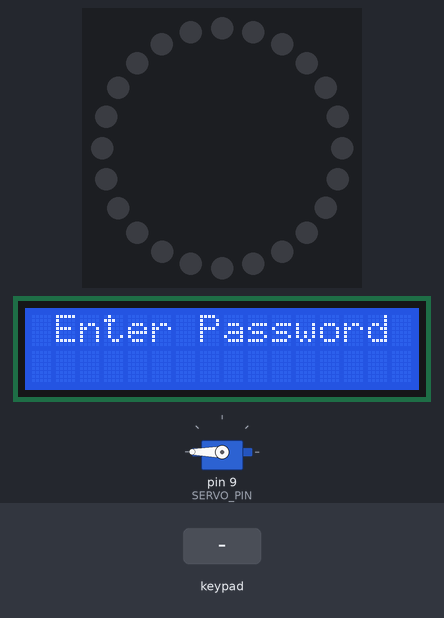
This sketch was run on a simulated Arduino Uno, built with avr-gcc and run on an emulated ATmega328P. Shown: servo, 24 RGB LEDs in a ring, first at the top, clockwise, 16×2 character LCD. The inputs (shaded band) are chosen by the test bench.

Above: at 3.8 s.
3.9 s: keypad keys 1 2 3 4 # pressed 0.4 s apart
At 7.2 s:
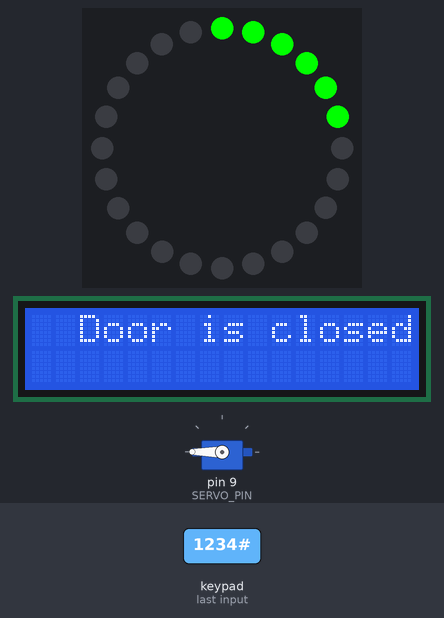
7.4 s: key '*' pressed
At 10.2 s:
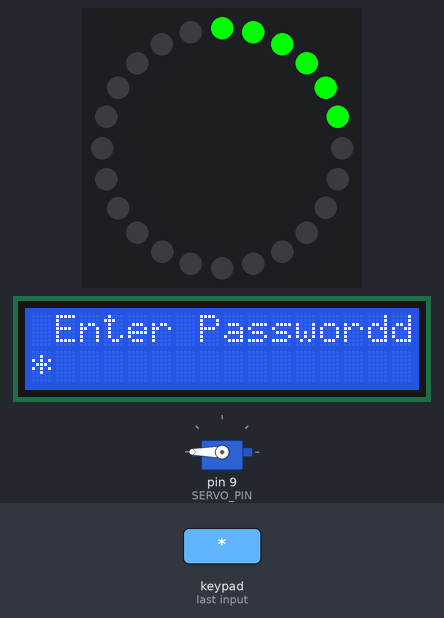
10.4 s: keypad keys 5 6 7 8 # pressed 0.4 s apart
At 13.7 s:
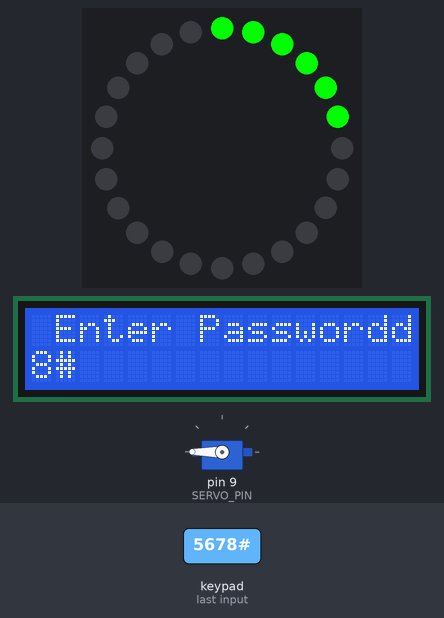
14.3 s: key '#' pressed
At 15.1 s:
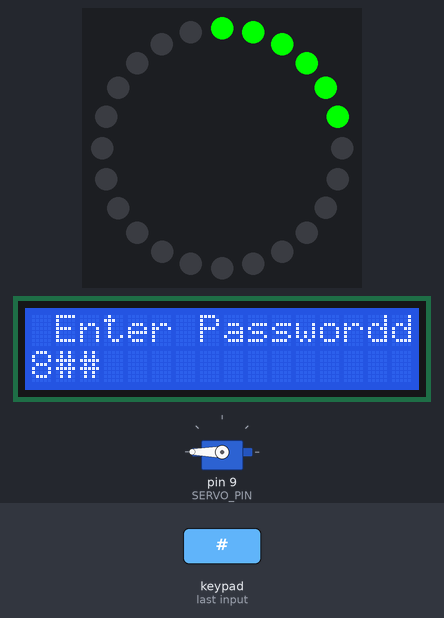
15.8 s: keypad keys 1 2 3 4 * pressed 0.4 s apart
At 19.9 s:
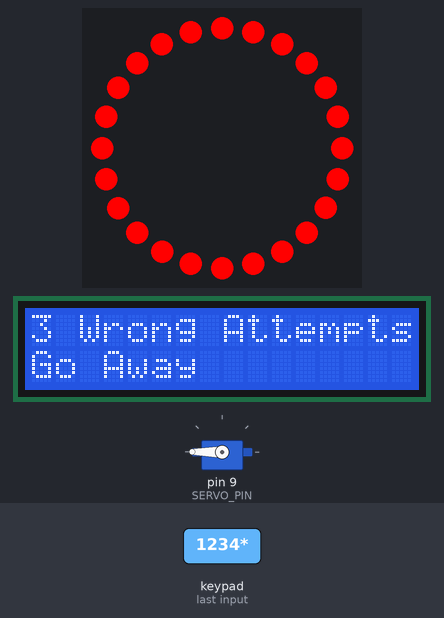
Timing chart, 0 to 21.4 s (numbered marks = the images above; inputs shaded):
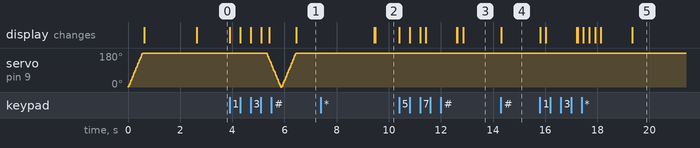

Measured:
- after the input at 3.9 s, the display: first changes at once (image 1 shows a later state)
- after the input at 7.4 s, the display: first differs from a run without the input after 2.1 s (image 2)
- after the input at 10.4 s, the display: first changes at once (image 3 shows a later state)
- after the input at 14.3 s, the display: changes at once (image 4)
- after the input at 15.8 s, the display: first changes at once (image 5 shows a later state)

The sketch:

sharon_chrysler_final_project_finished1.ino
```cpp
//Sharon Chrysler
//Final Project - Door Lock
//August 5th 2024
//Keypad Library
#include <Keypad.h>
//Lcd library
#include <LiquidCrystal.h>
//Servo Library
#include <Servo.h>
//NeoPixel Library
#include <Adafruit_NeoPixel.h>
#include <avr/power.h>
#define PIN 10
Adafruit_NeoPixel ring = Adafruit_NeoPixel(24, PIN, NEO_GRB + NEO_KHZ800);

const int PASSWORD_LENGTH = 5;//Length of the password array
const int SERVO_PIN = 9;//Servo control pin
const int MAX_ATTEMPTS = 3;//max wrong attempts
const char MASTER_PASSWORD[PASSWORD_LENGTH] = "1234";//Master password
int failedAttempts = 0;//Storing failed attempts
char enteredPassword[PASSWORD_LENGTH];
int dataCount = 0;
bool doorIsOpen = true;

Servo myServo;
LiquidCrystal lcd(A0, A1, A2, A3, A4, A5);

//Keypad config
const byte ROWS = 4;//setting the rows
const byte COLS = 4;//setting the colums
char keys[ROWS][COLS] = {
  {'1', '2', '3', ' '},
  {'4', '5', '6', ' '},
  {'7', '8', '9', ' '},
  {'*', '0', '#', ' '}
};//setting the keypad
byte rowPins[ROWS] = {1, 2, 3, 4}; //row pins
byte colPins[COLS] = {5, 6, 7, 8}; //column pins
Keypad keypad(makeKeymap(keys), rowPins, colPins, ROWS, COLS);
//NeoPixel different colors
const uint32_t colors[] = {
  ring.Color(255, 0, 0),   // Red
  ring.Color(0, 255, 0),   // Green
  ring.Color(0, 0, 255),   // Blue
  ring.Color(255, 255, 0), // Yellow
  ring.Color(255, 0, 255), // Magenta
  ring.Color(0, 255, 255)  // Cyan
};
//using the functions in the setup
void setup() {
  myServo.attach(SERVO_PIN);
  ring.begin();
  ring.show();
  closeDoor();
  lcd.begin(16, 2);
  lcd.print("Final Project");
  lcd.setCursor(0, 1);
  lcd.print("Door Lock");
  delay(2000);
  lcd.clear();
}
//main loop, printing the door status
void loop() {
  if (!doorIsOpen) {
    char key = keypad.getKey();
    if (key == '#') {
      closeDoor();
      lcd.clear();
      lcd.print("  Door is closed");
      delay(3000);
      doorIsOpen = true;
    }
  } else {
    handlePasswordEntry();
  }
}
//function to handle wrong attempts.
void handlePasswordEntry() {
  if (failedAttempts >= MAX_ATTEMPTS) {
    lcd.clear();
    lcd.print("3 Wrong Attempts!!");
    lcd.setCursor(0, 1);
    lcd.print("Go Away");
    delay(5000); //display message for 5 seconds
    return;
  }
  lcd.setCursor(0, 0);
  lcd.print(" Enter Password");
   //keypad input
  char key = keypad.getKey();
  if (key) {
    if (dataCount < PASSWORD_LENGTH - 1) {
      enteredPassword[dataCount++] = key;
      lcd.setCursor(dataCount - 1, 1);
      lcd.print(key);
      //should light up NeoPixel ring in green for each correct key press
      lightUpNeoPixelGreen();
    }
    if (dataCount == PASSWORD_LENGTH - 1) {
      enteredPassword[dataCount] = '\0'; //0 terminate the entered password
      if (strcmp(enteredPassword, MASTER_PASSWORD) == 0) {
        lcd.clear();
        lcd.print("  Door is Open");
        openDoor();
        doorIsOpen = false;
        failedAttempts = 0; //reset failed attempts on success
      } else {
        lcd.clear();
        lcd.print("  Wrong Password");
        failedAttempts++;
        updateNeoPixelRing();
        delay(1000);
      }
      dataCount = 0; //Reset password entry
    }
  }
}
//servo motor action - open
void openDoor() {
  for (int pos = 180; pos >= 0; pos -= 5) {
    myServo.write(pos);
    delay(15);
  }
}
//servo motor action - closed
void closeDoor() {
  for (int pos = 0; pos <= 180; pos += 5) {
    myServo.write(pos);
    delay(15);
  }
}
//using a video, the int variable is taken from there and the uint32.
void updateNeoPixelRing() {
  int numPixelsToLight = failedAttempts * 8; //33% of 24 pixels = 8 pixels
  uint32_t color = colors[failedAttempts % (sizeof(colors) / sizeof(colors[0]))]; // Cycle through colors
  for (int i = 0; i < 24; i++) {
    if (i < numPixelsToLight) {
      ring.setPixelColor(i, ring.Color(255, 0, 0)); //Green color for correct attempt
    } else {
      ring.setPixelColor(i, ring.Color(0, 0, 0)); //Turn off the rest
    }
  }
  ring.show();
  delay(200);
}
void lightUpNeoPixelGreen() {
  //should light up the NeoPixel ring in green for each correct key press
  int numPixelsToLight = (24 / 4); //25% of 24 pixels = 6 pixels
  for (int i = 0; i < 24; i++) {
    if (i < numPixelsToLight) {
      ring.setPixelColor(i, ring.Color(0, 255, 0)); //Green color for correct attempt
    } else {
      ring.setPixelColor(i, ring.Color(0, 0, 0)); //Turn off the rest
    }
  }
  ring.show();
  delay(200); //short delay to make the color change visible
}
```
